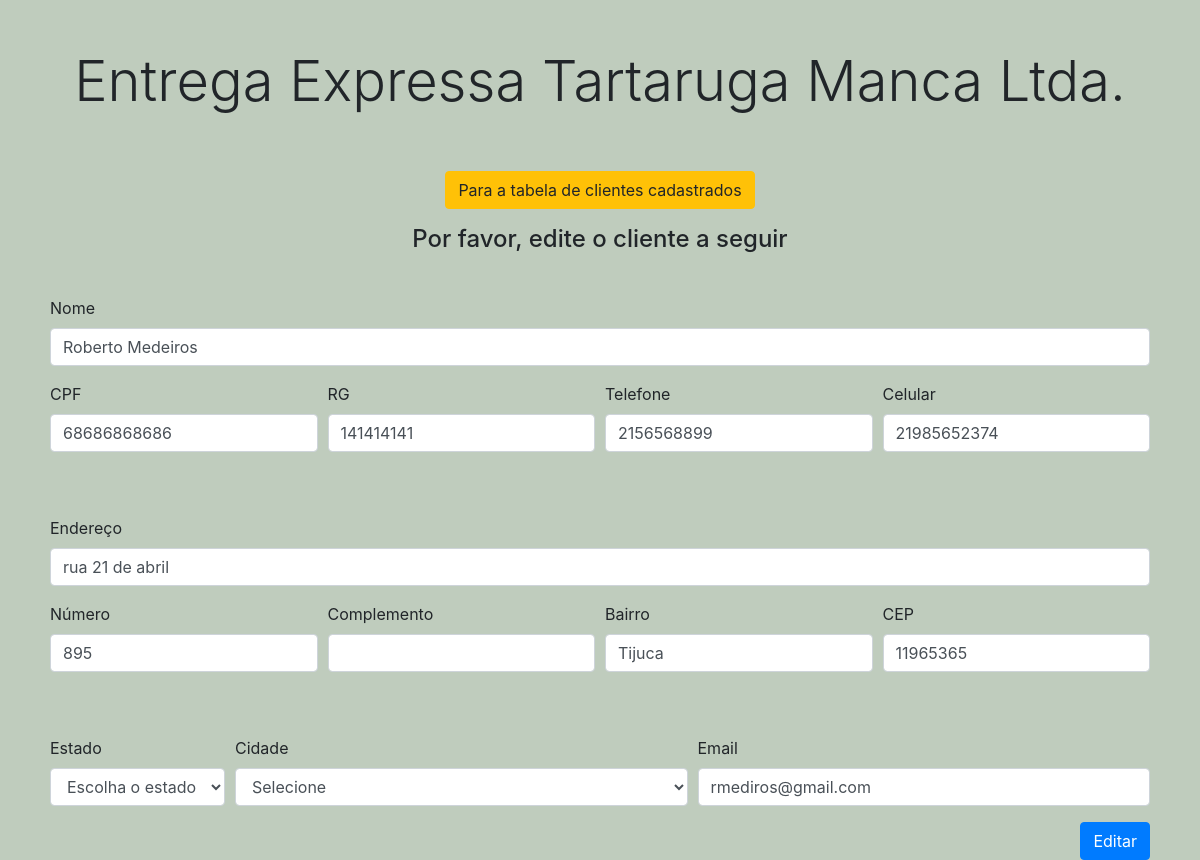
/Controller/entradaEdit.php?id=5, run on the app's committed database.
### tables this page shows
CREATE TABLE `cliente` (
  `id` int(11) NOT NULL,
  `nome` varchar(100) NOT NULL,
  `cpf` double NOT NULL,
  `rg` double NOT NULL,
  `tel` double NOT NULL,
  `celular` double NOT NULL,
  `email` varchar(25) NOT NULL,
  `cidade` varchar(50) NOT NULL,
  `estado` varchar(2) NOT NULL,
  `logra` varchar(50) NOT NULL,
  `numero` int(5) NOT NULL,
  `comple` varchar(15) NOT NULL,
  `bairro` varchar(50) NOT NULL,
  `cep` varchar(8) NOT NULL
);

### Controller/entradaEdit2.php (called while the page is built, shortened)
<?php
require_once "../View/formularioEdit.php";

### Controller/entradaEdit.php (called while the page is built, shortened)
<?php
require_once "entradaEdit2.php";

### View/formularioEdit.php (the view, shortened to what this page needs)
<?php
    require_once '../Model/logos.php';
    $id=$_GET['id'];
    $cliente="SELECT * FROM cliente WHERE Id=$id";
    $cliente2=mysqli_query($conexao,$cliente);
    $cliente3 = mysqli_fetch_assoc($cliente2);
  ?>
<!DOCTYPE html>
<html lang="pt-br">
  <head>
    <link rel="stylesheet" href="https://stackpath.bootstrapcdn.com/bootstrap/4.1.3/css/bootstrap.min.css">
    <link rel="stylesheet" href="../assets/css/edicao.css">
  </head>
  <body>
     <div class="text-center">
        <a class="btn btn-warning" href="../View/clientes.php" role="button">Para a tabela de clientes cadastrados</a>
     </div>
     <div class="pricing-header px-3 py-3 pt-md-3 pb-md-4 mx-auto text-center">
        <h4 class="display-6">Por favor, edite o cliente a seguir</h4>
     </div>
<form method="POST">
  <div class="form-group">
    <label>Nome</label>
    <input type="text" class="form-control" required name="nome" value="<?php echo $cliente3['nome']; ?>">
  </div>
  <div class="form-row">
    <div class="form-group col-md-3">
      <label>CPF</label>
      <input type="text" class="form-control" id="cpf" maxlength="11" required name="cpf" value="<?php echo $cliente3['cpf']; ?>">
      <?php if(isset($erros_validacao['cpf'])):?>
                    <span class="erro" >
        <?php echo $erros_validacao['cpf'];?>
                    </span>
        <?php endif;?><br><br>
    </div>
    <div class="form-group col-md-3">
      <label>RG</label>
      <input type="text" class="form-control" id="rg" required maxlength="9" name="rg" value="<?php echo $cliente3['rg']; ?>">
      <?php if(isset($erros_validacao['rg'])):?>
                    <span class="erro" >
        <?php echo $erros_validacao['rg'];?>
                    </span>
        <?php endif;?><br><br>
    </div>
    <div class="form-group col-md-3">
      <label>Telefone</label>
      <input type="text" class="form-control" id="telefone" name="telefone" maxlength="10" value="<?php echo $cliente3['tel']; ?>">
      <?php if(isset($erros_validacao['telefone'])):?>
                    <span class="erro" >
        <?php echo $erros_validacao['telefone'];?>
                    </span>
        <?php endif;?><br><br>
    </div>
    <div class="form-group col-md-3">
      <label>Celular</label>
      <input type="text" class="form-control" id="celular" required name="celular" maxlength="11" value="<?php echo $cliente3['celular']; ?>">
            <?php if(isset($erros_validacao['celular'])):?>
                    <span class="erro" >
            <?php echo $erros_validacao['celular'];?>
                    </span>
            <?php endif;?><br><br>
    </div>
  </div>
  <div class="form-group">
    <label>Endereço </label>
    <input type="text" class="form-control" id="logradouro" required name="logradouro" value="<?php echo $cliente3['logra']; ?>">
  </div>
  <div class="form-row">
    <div class="form-group col-md-3">
      <label>Número</label>
      <input type="text" class="form-control" id="numero" required name="numero" value="<?php echo $cliente3['numero']; ?>">
      <?php if(isset($erros_validacao['numero'])):?>
                    <span class="erro" >
            <?php echo $erros_validacao['numero'];?>
                    </span>
            <?php endif;?><br><br>
    </div>
    <div class="form-group col-md-3">
      <label>Complemento</label>
      <input type="text" class="form-control" id="complemento" name="complemento" value="<?php echo $cliente3['comple']; ?>">
    </div>
    <div class="form-group col-md-3">
      <label>Bairro</label>
      <input type="text" class="form-control" id="bairro" name="bairro" value="<?php echo $cliente3['bairro']; ?>">
    </div>
    <div class="form-group col-md-3">
      <label>CEP</label>
      <input type="text" class="form-control" id="cep" required maxlength="8" name="cep" value="<?php echo $cliente3['cep']; ?>">
      <?php if(isset($erros_validacao['cep'])):?>
                    <span class="erro" >
            <?php echo $erros_validacao['cep'];?>
                    </span>
            <?php endif;?><br><br>
    </div>
  </div>
  <div class="form-row">
    <div class="form-group col-md-2">
        <label>Estado</label>
        <select name="id_categoria" id="id_categoria" class="form-control" required>
        <option value="">Escolha o estado</option>
        </select>
    </div>
    <div class="form-group col-md-5">
      <label>Cidade</label>
      <select name="id_sub_categoria" id="id_sub_categoria" class="form-control" required name="cidade">
        <option value="">Selecione</option>
      </select>
    </div>
    <div class="form-group col-md-5">
      <label>Email</label>
      <input type="email" class="form-control" id="email" required name="email" value="<?php echo $cliente3['email']; ?>">
    </div>
  </div>
  <button class="btn btn-primary" type="submit" style="float: right;">Editar</button>
</form>
  </body>
</html>

### assets/css/edicao.css (style rules this page uses)
body { background-color: #bfccbd; }
form { margin: 10px 50px 20px; }

### data on the page
cliente: nome "Roberto Medeiros", cpf "68686868686", rg "141414141", telefone "2156568899", celular "21985652374", logradouro "rua 21 de abril", numero "895", bairro "Tijuca", cep "11965365", email "rmediros@gmail.com"
